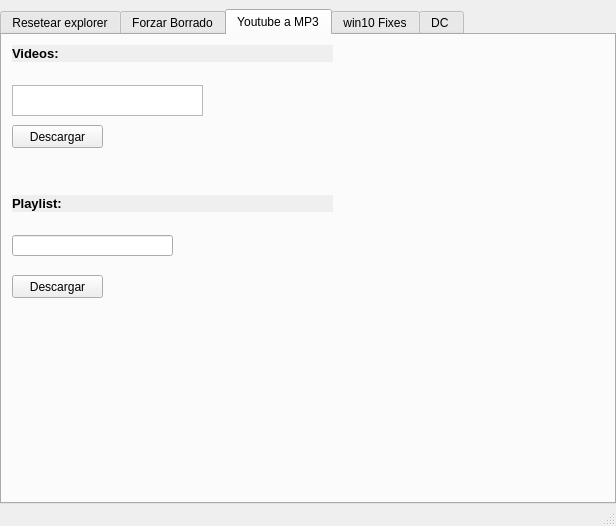
<?xml version="1.0" encoding="UTF-8"?>
<ui version="4.0">
 <class>MainWindow</class>
 <widget class="QMainWindow" name="MainWindow">
  <property name="enabled">
   <bool>true</bool>
  </property>
  <property name="geometry">
   <rect>
    <x>0</x>
    <y>0</y>
    <width>616</width>
    <height>526</height>
   </rect>
  </property>
  <property name="sizePolicy">
   <sizepolicy hsizetype="Preferred" vsizetype="Preferred">
    <horstretch>0</horstretch>
    <verstretch>0</verstretch>
   </sizepolicy>
  </property>
  <property name="windowTitle">
   <string>MainWindow</string>
  </property>
  <widget class="QWidget" name="centralwidget">
   <layout class="QHBoxLayout" name="horizontalLayout">
    <property name="spacing">
     <number>6</number>
    </property>
    <property name="leftMargin">
     <number>0</number>
    </property>
    <property name="topMargin">
     <number>9</number>
    </property>
    <property name="rightMargin">
     <number>0</number>
    </property>
    <property name="bottomMargin">
     <number>0</number>
    </property>
    <item>
     <widget class="QTabWidget" name="fixWin10">
      <property name="currentIndex">
       <number>2</number>
      </property>
      <widget class="QWidget" name="tabResetExplorer">
       <attribute name="title">
        <string>Resetear explorer</string>
       </attribute>
       <widget class="QPushButton" name="pBResetExplorer">
        <property name="geometry">
         <rect>
          <x>10</x>
          <y>50</y>
          <width>91</width>
          <height>23</height>
         </rect>
        </property>
        <property name="text">
         <string>Reset explorer</string>
        </property>
       </widget>
       <widget class="QLabel" name="lResetExplorer">
        <property name="geometry">
         <rect>
          <x>10</x>
          <y>10</y>
          <width>321</width>
          <height>17</height>
         </rect>
        </property>
        <property name="font">
         <font>
          <family>Segoe UI</family>
          <pointsize>10</pointsize>
          <weight>75</weight>
          <bold>true</bold>
         </font>
        </property>
        <property name="autoFillBackground">
         <bool>true</bool>
        </property>
        <property name="text">
         <string>Pulsa el boton para resetear explorador de windows</string>
        </property>
        <property name="alignment">
         <set>Qt::AlignLeading|Qt::AlignLeft|Qt::AlignVCenter</set>
        </property>
       </widget>
      </widget>
      <widget class="QWidget" name="tabForceDelete">
       <attribute name="title">
        <string>Forzar Borrado</string>
       </attribute>
       <widget class="QLabel" name="lArchivos">
        <property name="geometry">
         <rect>
          <x>10</x>
          <y>10</y>
          <width>321</width>
          <height>17</height>
         </rect>
        </property>
        <property name="font">
         <font>
          <family>Segoe UI</family>
          <pointsize>10</pointsize>
          <weight>75</weight>
          <bold>true</bold>
         </font>
        </property>
        <property name="autoFillBackground">
         <bool>true</bool>
        </property>
        <property name="text">
         <string>Archivos:</string>
        </property>
        <property name="alignment">
         <set>Qt::AlignLeading|Qt::AlignLeft|Qt::AlignVCenter</set>
        </property>
       </widget>
       <widget class="QLineEdit" name="lEArchivoBorrar">
        <property name="enabled">
         <bool>true</bool>
        </property>
        <property name="geometry">
         <rect>
          <x>10</x>
          <y>50</y>
          <width>161</width>
          <height>21</height>
         </rect>
        </property>
        <property name="focusPolicy">
         <enum>Qt::NoFocus</enum>
        </property>
        <property name="text">
         <string/>
        </property>
        <property name="readOnly">
         <bool>true</bool>
        </property>
       </widget>
       <widget class="QPushButton" name="pBSeleccionarArchivoBorrar">
        <property name="geometry">
         <rect>
          <x>180</x>
          <y>50</y>
          <width>75</width>
          <height>23</height>
         </rect>
        </property>
        <property name="text">
         <string>Examinar...</string>
        </property>
       </widget>
       <widget class="QPushButton" name="pBForzarBorradoArchivo">
        <property name="geometry">
         <rect>
          <x>10</x>
          <y>90</y>
          <width>91</width>
          <height>23</height>
         </rect>
        </property>
        <property name="text">
         <string>Forzar borrado</string>
        </property>
       </widget>
       <widget class="QPushButton" name="pBForzarBorradoCarpeta">
        <property name="geometry">
         <rect>
          <x>10</x>
          <y>240</y>
          <width>91</width>
          <height>23</height>
         </rect>
        </property>
        <property name="text">
         <string>Forzar borrado</string>
        </property>
       </widget>
       <widget class="QLabel" name="lCarpetas">
        <property name="geometry">
         <rect>
          <x>10</x>
          <y>160</y>
          <width>321</width>
          <height>17</height>
         </rect>
        </property>
        <property name="font">
         <font>
          <family>Segoe UI</family>
          <pointsize>10</pointsize>
          <weight>75</weight>
          <bold>true</bold>
         </font>
        </property>
        <property name="autoFillBackground">
         <bool>true</bool>
        </property>
        <property name="text">
         <string>Carpetas:</string>
        </property>
        <property name="alignment">
         <set>Qt::AlignLeading|Qt::AlignLeft|Qt::AlignVCenter</set>
        </property>
       </widget>
       <widget class="QLineEdit" name="lECarpetaBorrar">
        <property name="enabled">
         <bool>true</bool>
        </property>
        <property name="geometry">
         <rect>
          <x>10</x>
          <y>200</y>
          <width>161</width>
          <height>21</height>
         </rect>
        </property>
        <property name="focusPolicy">
         <enum>Qt::NoFocus</enum>
        </property>
        <property name="text">
         <string/>
        </property>
        <property name="readOnly">
         <bool>true</bool>
        </property>
       </widget>
       <widget class="QPushButton" name="pBSeleccionarCarpetaBorrar">
        <property name="geometry">
         <rect>
          <x>180</x>
          <y>200</y>
          <width>75</width>
          <height>23</height>
         </rect>
        </property>
        <property name="text">
         <string>Examinar...</string>
        </property>
       </widget>
      </widget>
      <widget class="QWidget" name="yt2mp3">
       <attribute name="title">
        <string>Youtube a MP3</string>
       </attribute>
       <widget class="QPushButton" name="pBBajarVideo">
        <property name="geometry">
         <rect>
          <x>10</x>
          <y>90</y>
          <width>91</width>
          <height>23</height>
         </rect>
        </property>
        <property name="text">
         <string>Descargar</string>
        </property>
       </widget>
       <widget class="QPushButton" name="pBForzarBorradoCarpeta_4">
        <property name="geometry">
         <rect>
          <x>10</x>
          <y>240</y>
          <width>91</width>
          <height>23</height>
         </rect>
        </property>
        <property name="text">
         <string>Descargar</string>
        </property>
       </widget>
       <widget class="QLabel" name="lVideos">
        <property name="geometry">
         <rect>
          <x>10</x>
          <y>10</y>
          <width>321</width>
          <height>17</height>
         </rect>
        </property>
        <property name="font">
         <font>
          <family>Segoe UI</family>
          <pointsize>10</pointsize>
          <weight>75</weight>
          <bold>true</bold>
         </font>
        </property>
        <property name="autoFillBackground">
         <bool>true</bool>
        </property>
        <property name="text">
         <string>Videos:</string>
        </property>
        <property name="alignment">
         <set>Qt::AlignLeading|Qt::AlignLeft|Qt::AlignVCenter</set>
        </property>
       </widget>
       <widget class="QLineEdit" name="lECarpetaBorrar_4">
        <property name="enabled">
         <bool>true</bool>
        </property>
        <property name="geometry">
         <rect>
          <x>10</x>
          <y>200</y>
          <width>161</width>
          <height>21</height>
         </rect>
        </property>
        <property name="focusPolicy">
         <enum>Qt::NoFocus</enum>
        </property>
        <property name="text">
         <string/>
        </property>
        <property name="readOnly">
         <bool>true</bool>
        </property>
       </widget>
       <widget class="QLabel" name="lPlaylists">
        <property name="geometry">
         <rect>
          <x>10</x>
          <y>160</y>
          <width>321</width>
          <height>17</height>
         </rect>
        </property>
        <property name="font">
         <font>
          <family>Segoe UI</family>
          <pointsize>10</pointsize>
          <weight>75</weight>
          <bold>true</bold>
         </font>
        </property>
        <property name="autoFillBackground">
         <bool>true</bool>
        </property>
        <property name="text">
         <string>Playlist:</string>
        </property>
        <property name="alignment">
         <set>Qt::AlignLeading|Qt::AlignLeft|Qt::AlignVCenter</set>
        </property>
       </widget>
       <widget class="QTextEdit" name="tEVideoBajar">
        <property name="geometry">
         <rect>
          <x>10</x>
          <y>50</y>
          <width>191</width>
          <height>31</height>
         </rect>
        </property>
       </widget>
      </widget>
      <widget class="QWidget" name="tab">
       <attribute name="title">
        <string>win10 Fixes</string>
       </attribute>
      </widget>
      <widget class="QWidget" name="tab_3">
       <attribute name="title">
        <string>DC </string>
       </attribute>
      </widget>
     </widget>
    </item>
   </layout>
  </widget>
  <widget class="QMenuBar" name="menubar">
   <property name="enabled">
    <bool>true</bool>
   </property>
   <property name="geometry">
    <rect>
     <x>0</x>
     <y>0</y>
     <width>616</width>
     <height>18</height>
    </rect>
   </property>
   <property name="nativeMenuBar">
    <bool>false</bool>
   </property>
  </widget>
  <widget class="QStatusBar" name="statusbar"/>
 </widget>
 <resources/>
 <connections/>
</ui>
